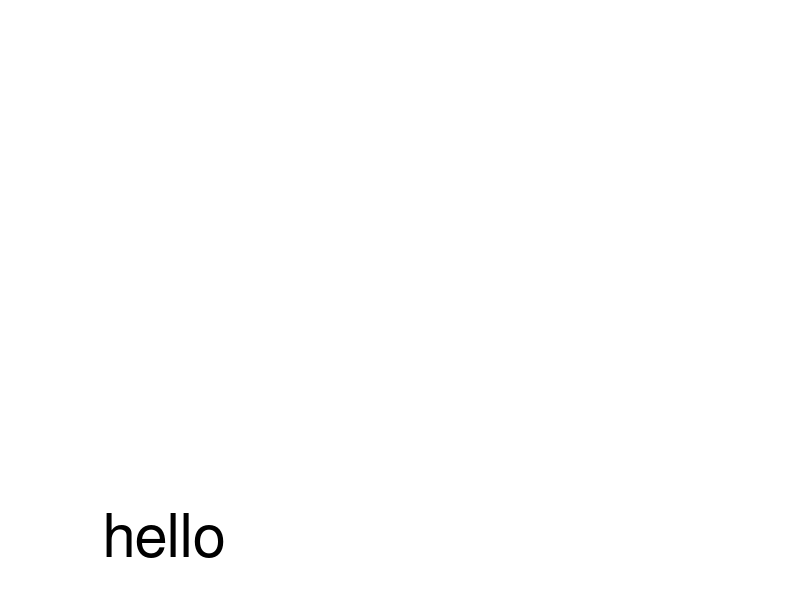

This figure's MATLAB source: (Note: this script raises an error after producing the figure.)
clc;  
clear all;  
close all;  
  
% input a character, and save to bitmap   
set(gca, 'xtick', [], 'ytick', []);   
axis off;    
%in this example, the character is w  
text(0, 0, '\fontsize{60}hello', 'color', 'black' );   
saveas(gcf, 'tmp','jpg');  
  
im = imread('tmp.jpg');  
im = 255-rgb2gray(im);  
imshow(im)

% imx = imcrop(im, [150 730 150 150]);  
% imshow(imx);  title('imx crop');